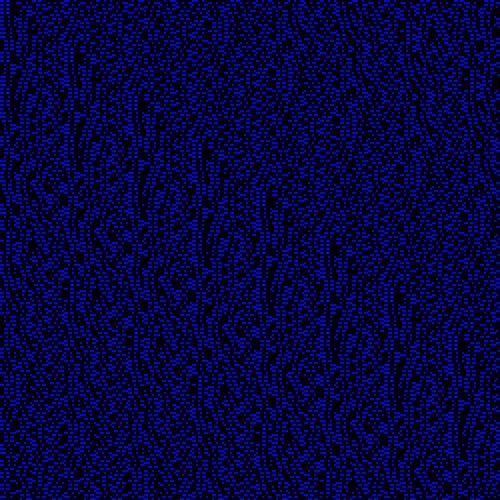
#> input picture img/map_2d.png, 500 x 500 px
$ jupyter execute --allow-errors '3.4 one color code - decoder all test.ipynb'
#> lines starting #> are read from the running program, lines starting #| are printed output that depends on the picture
### 產生特徵向量函式庫 copy from notebook 1

[cell 1]
import numpy as np
import cv2
import math
from scipy import ndimage
from matplotlib import pyplot as plt
import pandas as pd


isPlot=False
idDebug=False
STEP=1 #每次多少角度
granularity=int(180/STEP)

def imgWrapA(orgImg,a):
    img_a = ndimage.rotate(orgImg, a, reshape=False)
    return img_a

def test_gen(a, x,y,wh):
#> called with a = 36, x = 210, y = 150, wh = 64
    bigMap="img/map_2d.png"
    orgImg = cv2.cvtColor(cv2.imread(bigMap), cv2.COLOR_BGR2RGB)
    #print('orgImg shape=',orgImg.shape)

    #Question

    orgImg_crop128=orgImg[y-wh: y + wh, x-wh: x + wh ]
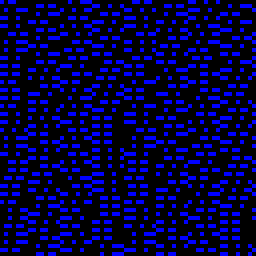
#> orgImg_crop128: shape (128, 128, 3) (shown 2 times larger); mean R, G, B 0, 0, 64.1
    if isPlot: plt.imshow(orgImg_crop128)
    orgImg_crop128_a33=imgWrapA(orgImg_crop128,a)
#> in imgWrapA, `img_a = ndimage.rotate(orgImg, a, reshape=False)`:
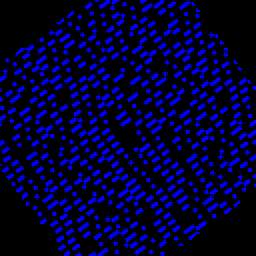
#> img_a: shape (128, 128, 3) (shown 2 times larger); mean R, G, B 0, 0, 54.3
    #print('imgWrapA shape=',orgImg_crop128_a33.shape)
    orgImg_crop128_a33_crop=orgImg_crop128_a33[int(wh/4): int(3*wh/4), int(wh/4): int(3*wh/4)]
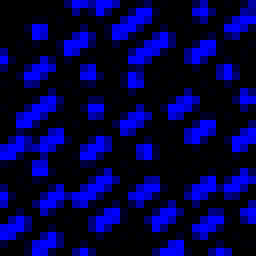
#> orgImg_crop128_a33_crop: shape (32, 32, 3) (shown 8 times larger); mean R, G, B 0, 0, 68.7

    return orgImg_crop128_a33_crop


def sizeStatistic(img, type=0):
    bigger=img>127
    #print(bigger)
    #print(bigger.shape)
    bigger_tmp=bigger[0:26,6:26]
    bigger_tmp_2=bigger[0:26,7:27]
    sizeStatistic_result=np.zeros(8)
    for i in range(6):
        if type==0:
            bigger_tmp=np.logical_and(bigger_tmp ,bigger[i:26+i,6:26])
        elif type==1:
            bigger_tmp=np.logical_and(bigger_tmp ,bigger[0:26,6+i:26+i])
        elif type==2:
            bigger_tmp=np.logical_and(bigger_tmp ,bigger[0+i:26+i,6+i:26+i])
            bigger_tmp_2=np.logical_and(bigger_tmp_2 ,bigger[0+i:26+i,7+i:27+i])
        elif type==3:
            bigger_tmp=np.logical_and(bigger_tmp ,bigger[0+i:26+i,6-i:26-i])
            bigger_tmp_2=np.logical_and(bigger_tmp_2 ,bigger[0+i:26+i,7-i:27-i])

        sizeStatistic_result[i]=sum(sum(bigger_tmp))
        if type in [2,3]:  sizeStatistic_result[i] += sum(sum(bigger_tmp_2))
        if sizeStatistic_result[i]==0: break
    return sizeStatistic_result

def getFeature(sizeStatisticResult):
    s_result_diff=np.abs(np.diff(sizeStatisticResult[0:7]))
    s_result_diff_norm=s_result_diff/sum(s_result_diff)
    s_result_all=s_result_diff_norm#計算差值 加上normilize
    s_result_all=s_result_all+1 #避免出現 1, 準備log
    s_result_all=np.log(s_result_all)#log
    s_result_all=np.around(s_result_all, decimals=4)
    return s_result_all

#由圖檔得特徵向量，未知旋轉角度，應用時候可採用
def getFeatures(monoImg):
    Features=np.zeros(24)
    for i in range(4):
        sizeStatisticResult=sizeStatistic(monoImg, i)
        #print(i,sizeStatisticResult)
        Features[i*6:6+i*6]=getFeature(sizeStatisticResult)
#> this loop made 4 passes
#> (sizeStatisticResult, s_result_diff in getFeature, s_result_diff_norm in getFeature, s_result_all in getFeature) on passes 1 to 4: ([136, 69, 15, 0, 0, 0, 0, 0], [67, 54, 15, 0, 0, 0], [0.493, 0.397, 0.11, 0, 0, 0], [0.401, 0.334, 0.105, 0, 0, 0]), ([136, 80, 32, 11, 4, 2, 0, 0], [56, 48, 21, 7, 2, 2], [0.412, 0.353, 0.154, 0.0515, 0.0147, 0.0147], [0.345, 0.302, 0.144, 0.0502, 0.0146, 0.0146]), ([270, 73, 2, 0, 0, 0, 0, 0], [197, 71, 2, 0, 0, 0], [0.73, 0.263, 0.00741, 0, 0, 0], [0.548, 0.234, 0.0074, 0, 0, 0]), ([270, 152, 72, 17, 2, 0, 0, 0], [118, 80, 55, 15, 2, 0], [0.437, 0.296, 0.204, 0.0556, 0.00741, 0], [0.363, 0.26, 0.185, 0.0541, 0.0074, 0])
#> pass 1, in sizeStatistic, `bigger=img>127`:
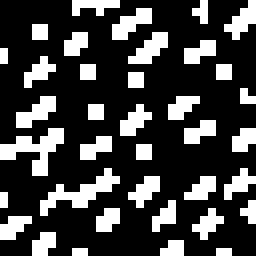
#> bigger: shape (32, 32) bool (shown 8 times larger); 25.9% white in thin lines or dots
#> pass 1, in sizeStatistic, `bigger_tmp=bigger[0:26,6:26]`:
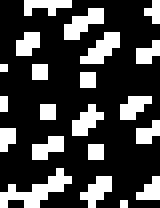
#> bigger_tmp: shape (26, 20) bool (shown 8 times larger); 26.2% white in thin lines or dots
#> pass 1, in sizeStatistic, `bigger_tmp_2=bigger[0:26,7:27]`:
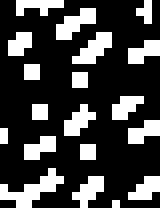
#> bigger_tmp_2: shape (26, 20) bool (shown 8 times larger); 25.8% white in thin lines or dots
#> after the loop:
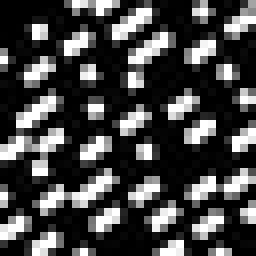
#> monoImg: shape (32, 32) (shown 8 times larger); min 0, max 255, mean 68.7
#> after the loop, Features = 24 values, max 0.548 at index 12, min 0 at index 3, mean 0.14
    return Features

def getYandFeatures(a, monoImg):
    s_result_all=np.zeros(1+24)
    s_result_all[0]=a
    s_result_all[1:25]=getFeatures(monoImg)
    return s_result_all

#給定座標及轉角 可以得到一個特徵向量
def genFeatureVector(a,x,y):
    challenge=test_gen(a,x,y,64);
    s_result_all=getYandFeatures(a, challenge[:,:,2])

    return s_result_all

### 生成測試數據及特徵向量

[cell 2]
a=36
x=210
y=150

challenge=test_gen(a,x,y,64)
plt.imshow(challenge)

[cell 3]
s_result_all=getFeatures(challenge[:,:,2])
#> s_result_all has the same summary as Features in getFeatures

print(s_result_all)
#| [0.4006 0.3344 0.1046 0.     0.     0.     0.3448 0.3023 0.1436 0.0502
#|  0.0146 0.0146 0.5479 0.2335 0.0074 0.     0.     0.     0.3626 0.2595
#|  0.1854 0.0541 0.0074 0.    ]
X_test_sin=s_result_all[[13,14,15,16,17,19,20,21,22,23]]
#> X_test_sin = [0.234, 0.0074, 0, 0, 0, 0.26, 0.185, 0.0541, 0.0074, 0]
print(X_test_sin)
#| [0.2335 0.0074 0.     0.     0.     0.2595 0.1854 0.0541 0.0074 0.    ]
X_test_cos=s_result_all[[1,2,3,4,5,7,8,9,10,11]]
#> X_test_cos = [0.334, 0.105, 0, 0, 0, 0.302, 0.144, 0.0502, 0.0146, 0.0146]
print(X_test_cos)
#| [0.3344 0.1046 0.     0.     0.     0.3023 0.1436 0.0502 0.0146 0.0146]
